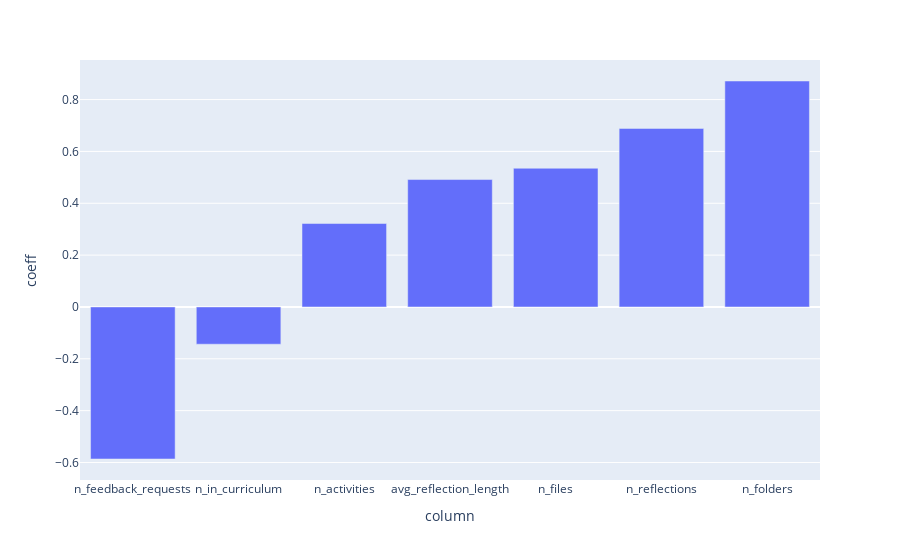

Write notebook code for a chart like this one.
### Code cell
fig = coeff.sort_values(by="coeff").plot.bar(x="column",y="coeff")
fig.show()

### Figure 1 — Plotly figure (JSON) as saved in the notebook; plotly's stock layout.template omitted (floating-point values rounded to 4 significant figures)
{"data": [{"alignmentgroup": "True", "hovertemplate": "column=%{x}<br>coeff=%{y}<extra></extra>", "legendgroup": "", "marker": {"color": "#636efa"}, "name": "", "offsetgroup": "", "orientation": "v", "showlegend": false, "textposition": "auto", "type": "bar", "x": ["n_feedback_requests", "n_in_curriculum", "n_activities", "avg_reflection_length", "n_files", "n_reflections", "n_folders"], "xaxis": "x", "y": [-0.5865, -0.1437, 0.3219, 0.4915, 0.5351, 0.6888, 0.8717], "yaxis": "y"}], "layout": {"barmode": "relative", "legend": {"tracegroupgap": 0}, "margin": {"t": 60}, "xaxis": {"anchor": "y", "domain": [0, 1], "title": {"text": "column"}}, "yaxis": {"anchor": "x", "domain": [0, 1], "title": {"text": "coeff"}}}}
